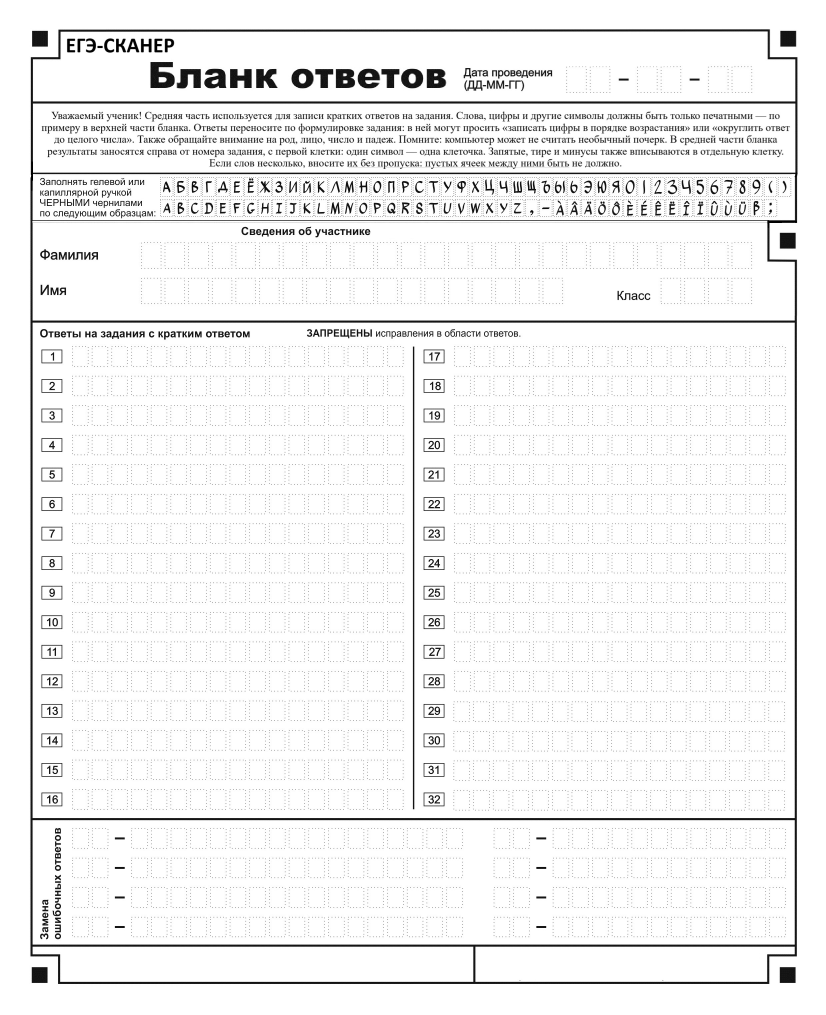
#> input picture frontend/src/resources/шаблон бланка (1) (1).jpg, 2478 x 3043 px (shown at 1/3 size)
$ python -i scanner.py   (imports and definitions only)
#> lines starting #> are read from the running program, lines starting #| are printed output that depends on the picture; after the words box and inside, x2 and y2 are one past the last pixel; in counts of white or black regions, pixels touching at a corner belong together
import cv2
import numpy as np

# ╔══════════════════════════════════════════════════════════════╗
# ║                        CONFIG                               ║
# ╚══════════════════════════════════════════════════════════════╝
OUT_W, OUT_H = 1240, 1754

ROI_X_FRAC = 0.22
ROI_Y_FRAC = 0.22

MARKER_MIN_AREA_FRAC = 0.00005
MARKER_MAX_AREA_FRAC = 0.015
MARKER_ASPECT_MIN    = 0.40
MARKER_ASPECT_MAX    = 1.60
MARKER_FILL_MIN      = 0.40
MARKER_DARK_MAX      = 145

CANNY1, CANNY2       = 20, 80
MIN_PAPER_AREA_FRAC  = 0.15
BBOX_EXPAND          = 4


# ╔══════════════════════════════════════════════════════════════╗
# ║                      GEOMETRY                               ║
# ╚══════════════════════════════════════════════════════════════╝
# [33 lines left out: functions order_points, warp_to_rect, not called in this run]


def bbox_outer_corner(bbox, which, expand=BBOX_EXPAND):
    x, y, w, h = bbox
    return {
        "TL": np.float32([x-expand,   y-expand  ]),
        "TR": np.float32([x+w+expand, y-expand  ]),
        "BR": np.float32([x+w+expand, y+h+expand]),
        "BL": np.float32([x-expand,   y+h+expand]),
    }[which]


def fine_warp(img_rgb, markers, out_w=OUT_W, out_h=OUT_H):
    src = np.float32([
        bbox_outer_corner(markers["TL"]["bbox_full"], "TL"),
        bbox_outer_corner(markers["TR"]["bbox_full"], "TR"),
        bbox_outer_corner(markers["BR"]["bbox_full"], "BR"),
        bbox_outer_corner(markers["BL"]["bbox_full"], "BL"),
    ])
    dst = np.float32([[0,0],[out_w-1,0],[out_w-1,out_h-1],[0,out_h-1]])
    M   = cv2.getPerspectiveTransform(src, dst)
    return cv2.warpPerspective(img_rgb, M, (out_w, out_h)), M, src


# ╔══════════════════════════════════════════════════════════════╗
# ║                    PREPROCESSING                            ║
# ╚══════════════════════════════════════════════════════════════╝
def get_binary_maps(img_bgr):
    gray = cv2.cvtColor(img_bgr, cv2.COLOR_BGR2GRAY)
    out  = {}

    blur = cv2.GaussianBlur(gray, (5, 5), 0)
    _, t = cv2.threshold(blur, 0, 255, cv2.THRESH_BINARY_INV + cv2.THRESH_OTSU)
    out["otsu"] = t

    blur2 = cv2.GaussianBlur(gray, (3, 3), 0)
    t2    = cv2.adaptiveThreshold(blur2, 255,
                                   cv2.ADAPTIVE_THRESH_GAUSSIAN_C,
                                   cv2.THRESH_BINARY_INV, 51, 10)
    k     = cv2.getStructuringElement(cv2.MORPH_RECT, (3, 3))
    out["adaptive"] = cv2.morphologyEx(t2, cv2.MORPH_OPEN, k)

    clahe = cv2.createCLAHE(clipLimit=3.0, tileGridSize=(8, 8))
    enh   = clahe.apply(gray)
    blur3 = cv2.GaussianBlur(enh, (5, 5), 0)
    _, t3 = cv2.threshold(blur3, 0, 255, cv2.THRESH_BINARY_INV + cv2.THRESH_OTSU)
    out["clahe"] = t3

    bk    = cv2.getStructuringElement(cv2.MORPH_RECT, (31, 31))
    bh    = cv2.morphologyEx(gray, cv2.MORPH_BLACKHAT, bk)
    bh    = cv2.normalize(bh, None, 0, 255, cv2.NORM_MINMAX)
    _, t4 = cv2.threshold(bh, 0, 255, cv2.THRESH_BINARY + cv2.THRESH_OTSU)
    out["blackhat"] = t4

    return gray, out


# ╔══════════════════════════════════════════════════════════════╗
# ║                   MARKER DETECTION                          ║
# ╚══════════════════════════════════════════════════════════════╝
def find_marker_in_roi(roi_bin, roi_gray, img_area, corner_name,
                       roi_offset_xy, full_gray):
    rH, rW = roi_gray.shape
    ox, oy = roi_offset_xy

    min_area = MARKER_MIN_AREA_FRAC * img_area
    max_area = MARKER_MAX_AREA_FRAC * img_area

    # Find contours to get perimeter (for circularity)
    contours, _ = cv2.findContours(roi_bin, cv2.RETR_EXTERNAL, cv2.CHAIN_APPROX_SIMPLE)

    corner_ref = {
        "TL": (0, 0),
        "TR": (rW, 0),
        "BR": (rW, rH),
        "BL": (0, rH)
    }[corner_name]

    candidates = []
    for cnt in contours:
        area = cv2.contourArea(cnt)
        if not (min_area <= area <= max_area):
            continue

        x, y, w, h = cv2.boundingRect(cnt)
        if w == 0 or h == 0:
            continue
        ar = w / float(h)
        if not (MARKER_ASPECT_MIN <= ar <= MARKER_ASPECT_MAX):
            continue

        fill = area / float(w * h)
        if fill < MARKER_FILL_MIN:
            continue

        # Circularity: 4π * area / perimeter²  (1.0 for a perfect circle)
        perimeter = cv2.arcLength(cnt, True)
        if perimeter > 0:
            circularity = 4 * np.pi * area / (perimeter * perimeter)
        else:
            circularity = 0
        if circularity < 0.5:          # reject non‑circular blobs
            continue

        # Dark enough?
        gx1, gy1 = ox + x, oy + y
        patch = full_gray[gy1:gy1+h, gx1:gx1+w]
        if patch.size == 0:
            continue
        mean_val = float(np.mean(patch))
        if mean_val > MARKER_DARK_MAX:
            continue

        # Distance to expected corner
        cx, cy = x + w/2, y + h/2
        dist = np.hypot(cx - corner_ref[0], cy - corner_ref[1])
        max_dist = np.hypot(rW, rH)
        norm_dist = dist / max_dist

        darkness = 1.0 - (mean_val / 255.0)

        # Score: closer to corner, darker, rounder, higher fill
        score = (0.4 * (1.0 - norm_dist) +
                 0.3 * darkness +
                 0.2 * circularity +
                 0.1 * fill)

        candidates.append({
            "score": score,
            "center_full": (ox + float(cx), oy + float(cy)),
            "bbox_full": (ox + int(x), oy + int(y), int(w), int(h)),
            "area": area,
            "fill": fill,
            "mean_gray": mean_val,
            "circularity": circularity,
            "dist": dist
        })

    if not candidates:
        return None
    candidates.sort(key=lambda c: c["score"], reverse=True)
    return candidates[0]
# [77 lines left out: function refine_marker_in_roi, not called in this run]

def detect_4_markers(img_rgb, roi_x_frac, roi_y_frac, debug=False, label=""):
    H, W = img_rgb.shape[:2]
    img_bgr = cv2.cvtColor(img_rgb, cv2.COLOR_RGB2BGR)
    full_gray, strategies = get_binary_maps(img_bgr)
    img_area = H * W

    rx = int(W * roi_x_frac)
    ry = int(H * roi_y_frac)
    rois = {
        "TL": (0,      0,      rx, ry),
        "TR": (W - rx, 0,      rx, ry),
        "BR": (W - rx, H - ry, rx, ry),
        "BL": (0,      H - ry, rx, ry),
    }

    best_result = None
    best_total_score = -1

    for sname, full_bin in strategies.items():
        markers = {}
        total = 0.0
        ok = True

        for corner, (cx, cy, cw, ch) in rois.items():
            roi_bin = full_bin[cy:cy+ch, cx:cx+cw]
            roi_gray = full_gray[cy:cy+ch, cx:cx+cw]
            m = find_marker_in_roi(roi_bin, roi_gray, img_area,
                                   corner, (cx, cy), full_gray)
            if m is None:
                ok = False
                break
            markers[corner] = m
            total += m["score"]

        if ok and total > best_total_score:
            best_total_score = total
            best_result = (sname, markers)

    if best_result is None:
        return None

    sname, markers = best_result

    # --- Outlier correction ---
    areas = [m["area"] for m in markers.values()]
    median_area = np.median(areas)
    outlier_corners = []
    for corner, m in markers.items():
        if m["area"] < 0.5 * median_area or m["area"] > 2.0 * median_area:
            outlier_corners.append(corner)

    if outlier_corners:
        if debug:
            print(f"[{label}] Outlier corners: {outlier_corners}")
        for corner in outlier_corners:
            cx, cy, cw, ch = rois[corner]
            roi_gray = full_gray[cy:cy+ch, cx:cx+cw]
            better = refine_marker_in_roi(roi_gray, median_area, (cx, cy), full_gray, corner)
            if better is not None:
                markers[corner] = better
                if debug:
                    print(f"  Refined {corner}: area={better['area']:.1f}")
            else:
                if debug:
                    print(f"  No better candidate for {corner}")

    if debug:
        print(f"[{label}] strategy='{sname}' score={best_total_score:.3f}")
        for k, m in markers.items():
            print(f"  {k}: center={m['center_full']} "
                  f"mean={m['mean_gray']:.1f} area={m['area']:.1f} "
                  f"circ={m.get('circularity',0):.2f}")

    return markers

def verify_and_fix_marker_orientation(markers, img_shape):
    H, W   = img_shape[:2]
    cx_im  = W / 2.0
    cy_im  = H / 2.0

    def quadrant(center):
        x, y = center
        if x <= cx_im and y <= cy_im: return "TL"
        if x >  cx_im and y <= cy_im: return "TR"
        if x >  cx_im and y >  cy_im: return "BR"
        return "BL"

    relabelled = {quadrant(m["center_full"]): m for m in markers.values()}
    if set(relabelled.keys()) == {"TL","TR","BR","BL"}:
        return relabelled
    return markers


# [39 lines left out: function find_paper_quad, not called in this run]

# ╔══════════════════════════════════════════════════════════════╗
# ║                    MAIN PIPELINE                            ║
# ╚══════════════════════════════════════════════════════════════╝
def scan_image(image_path: str, debug: bool = False) -> np.ndarray:
    """
    Full pipeline: load image → detect paper → warp → align to markers.
    Returns the final aligned RGB image (1240 × 1754).
    Raises RuntimeError on failure.
    """
#> called with debug = False
    img_bgr = cv2.imread(image_path)
#> img_bgr is the input picture: shape (3043, 2478, 3); min 0, max 255, mean 242.4
    if img_bgr is None:
        raise RuntimeError(f"Cannot read image: {image_path}")

    img_rgb = cv2.cvtColor(img_bgr, cv2.COLOR_BGR2RGB)
    H, W    = img_rgb.shape[:2]
#> H = 3043; W = 2478

    if debug:
        print(f"[scan] Loaded: {image_path}  ({W}×{H})")

       # Try default ROI
    markers = detect_4_markers(img_rgb, ROI_X_FRAC, ROI_Y_FRAC,
                               debug=debug, label="ModeA")
#> in get_binary_maps, `_, t = cv2.threshold(blur, 0, 255, cv2.THRESH_BINARY_INV + cv2.THRESH_..`:
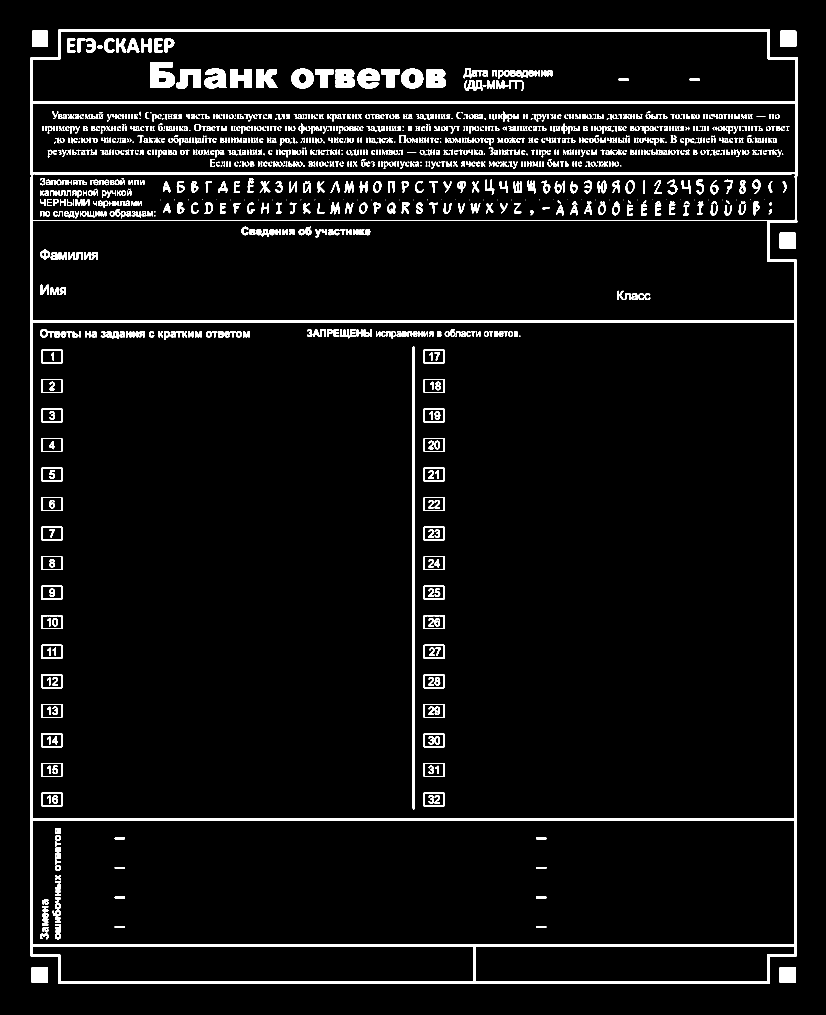
#> t: shape (3043, 2478) (shown at 1/3 size); 4.9% white; 1481 white regions (272 under 20 px), largest, box (x1, y1, x2, y2) and area: (91, 88, 2393, 2952) 151118, (1238, 1040, 1243, 2428) 6937, (451, 186, 524, 264) 4418
#> in get_binary_maps, `t2    = cv2.adaptiveThreshold(blur2, 255, cv2.ADAPTIVE_THRESH_GAUSSIAN..`:
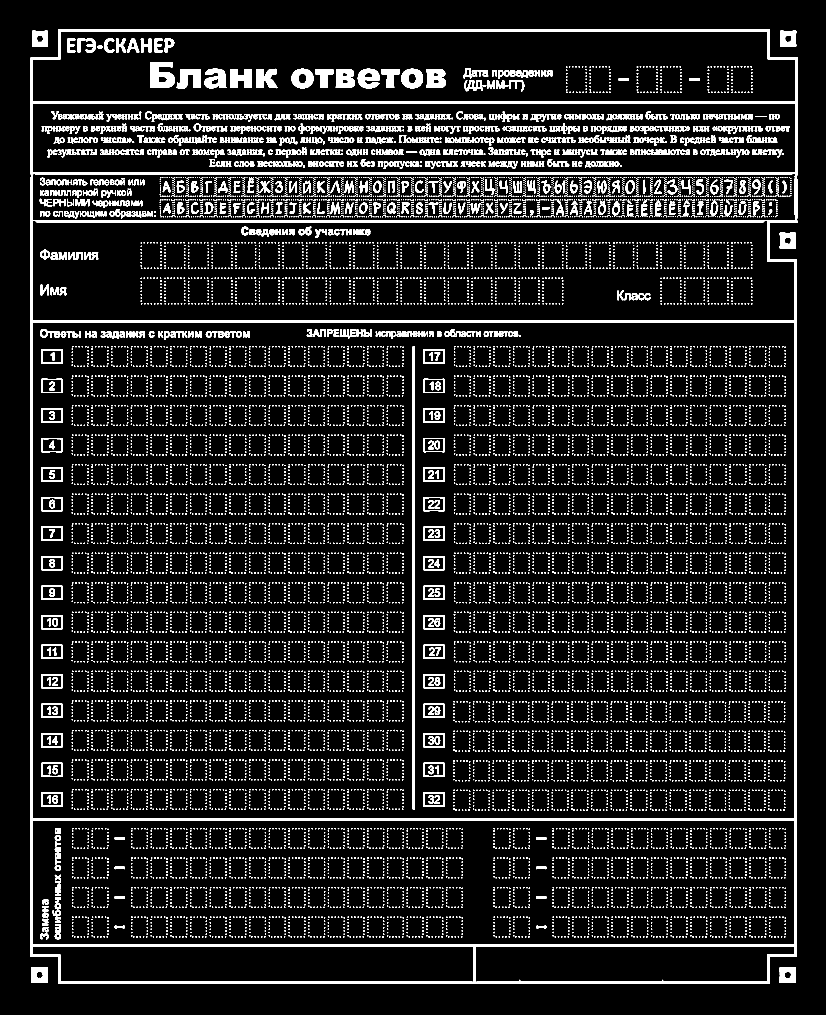
#> t2: shape (3043, 2478) (shown at 1/3 size); 8.6% white; 19795 white regions (18862 under 20 px), largest, box (x1, y1, x2, y2) and area: (91, 88, 2393, 2952) 159968, (1238, 1039, 1244, 2429) 6971, (451, 186, 524, 264) 4218
#> in get_binary_maps, `_, t3 = cv2.threshold(blur3, 0, 255, cv2.THRESH_BINARY_INV + cv2.THRES..`: t3: shape (3043, 2478); 5.1% white; 1167 white regions (84 under 20 px), largest, box (x1, y1, x2, y2) and area: (91, 88, 2393, 2952) 155216, (1238, 1039, 1243, 2428) 6940, (451, 186, 524, 264) 4427
#> in get_binary_maps, `bh    = cv2.morphologyEx(gray, cv2.MORPH_BLACKHAT, bk)`:
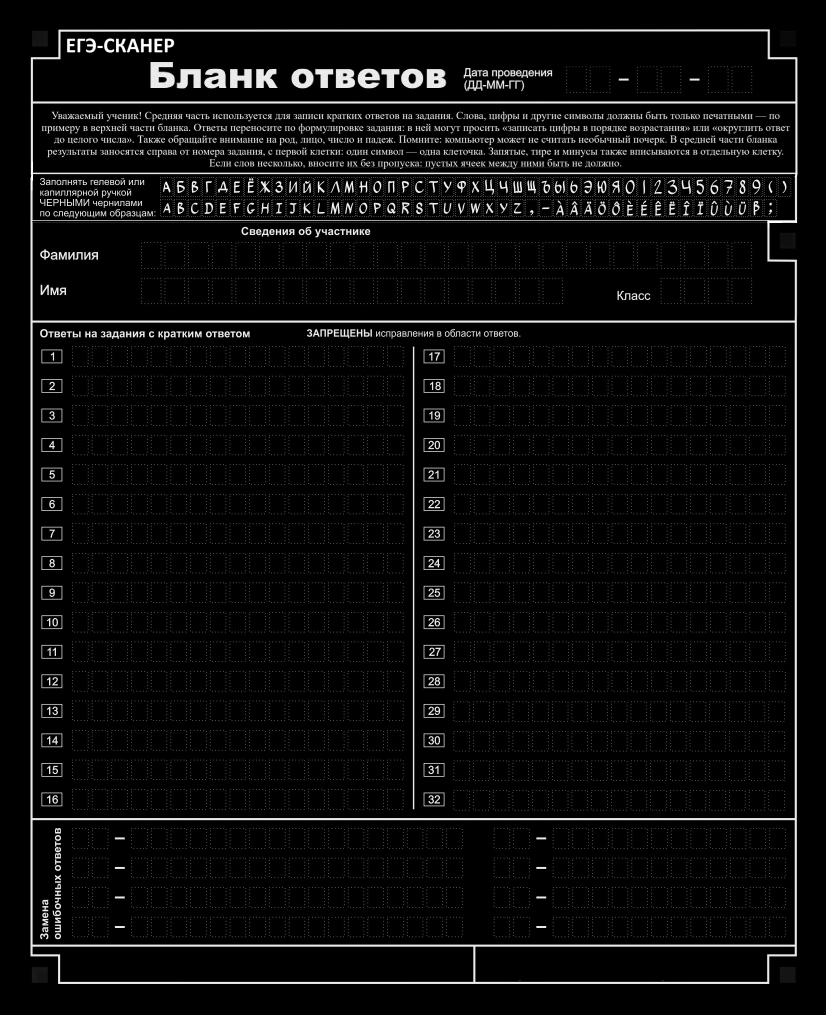
#> bh: shape (3043, 2478) (shown at 1/3 size); min 0, max 255, mean 12.3
#> in get_binary_maps, `_, t4 = cv2.threshold(bh, 0, 255, cv2.THRESH_BINARY + cv2.THRESH_OTSU)`:
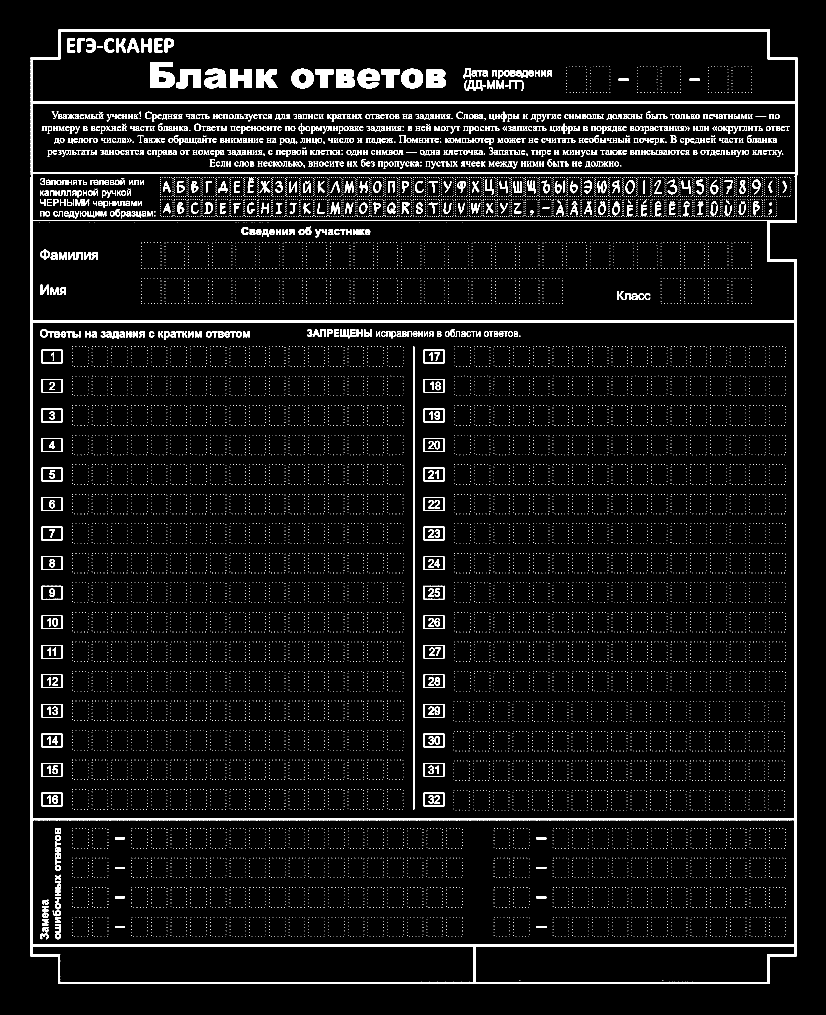
#> t4: shape (3043, 2478) (shown at 1/3 size); 5% white; 19976 white regions (18933 under 20 px), largest, box (x1, y1, x2, y2) and area: (91, 88, 2393, 2952) 140771, (1239, 1040, 1243, 2428) 5552, (451, 186, 524, 264) 4254
#> in detect_4_markers, `full_gray, strategies = get_binary_maps(img_bgr)`: strategies = 4 items
#> the loop in detect_4_markers, `for sname, full_bin in strategies.items():` made 4 passes
#> (sname, best_total_score) on pass 1: ('otsu', 3.39)
#> sname on passes 2 to 4: 'adaptive', 'clahe', 'blackhat'
#> after the loop in detect_4_markers, `for sname, full_bin in strategies.items():`:
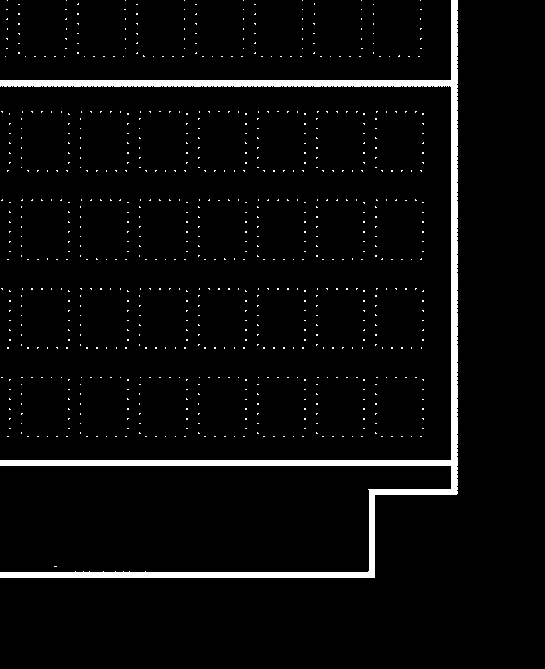
#> roi_bin: shape (669, 545); 3.9% white; 776 white regions (775 under 20 px), largest, box (x1, y1, x2, y2) and area: (0, 0, 458, 578) 12348
#> after the loop in detect_4_markers, `for sname, full_bin in strategies.items():`: best_total_score = 3.39
#> in detect_4_markers, `sname, markers = best_result`: sname = 'otsu'; markers = 4 items
#> in detect_4_markers, `areas = [m["area"] for m in markers.values()]`: areas = [2207, 2205.5, 2207, 2207]
#> in detect_4_markers, `median_area = np.median(areas)`: median_area = 2207
#> the loop in detect_4_markers, `for corner, m in markers.items():` made 4 passes
#> corner on passes 1 to 4: 'TL', 'TR', 'BR', 'BL'
#> after the loop in detect_4_markers, `for corner, m in markers.items():`: outlier_corners = []
#> markers = 4 items
    if markers is None:
        # Try expanded ROI (e.g., 30%)
        if debug:
            print("[scan] Default ROI failed, trying expanded ROI (0.30)")
        markers = detect_4_markers(img_rgb, 0.30, 0.30,
                                   debug=debug, label="ModeA_expanded")

    if markers is not None:
        markers = verify_and_fix_marker_orientation(markers, img_rgb.shape)
        roi, _, _ = fine_warp(img_rgb, markers)
#> in fine_warp, `src = np.float32([ bbox_outer_corner(markers["TL"]["bbox_full"], "TL")..`: src = [[92, 88], [2393, 88], [2391, 2953], [91, 2953]]
#> in fine_warp, `M   = cv2.getPerspectiveTransform(src, dst)`: M = [[0.538, 0.000188, -49.55], [0, 0.612, -53.82], [1.94e-20, -1.52e-07, 1]]
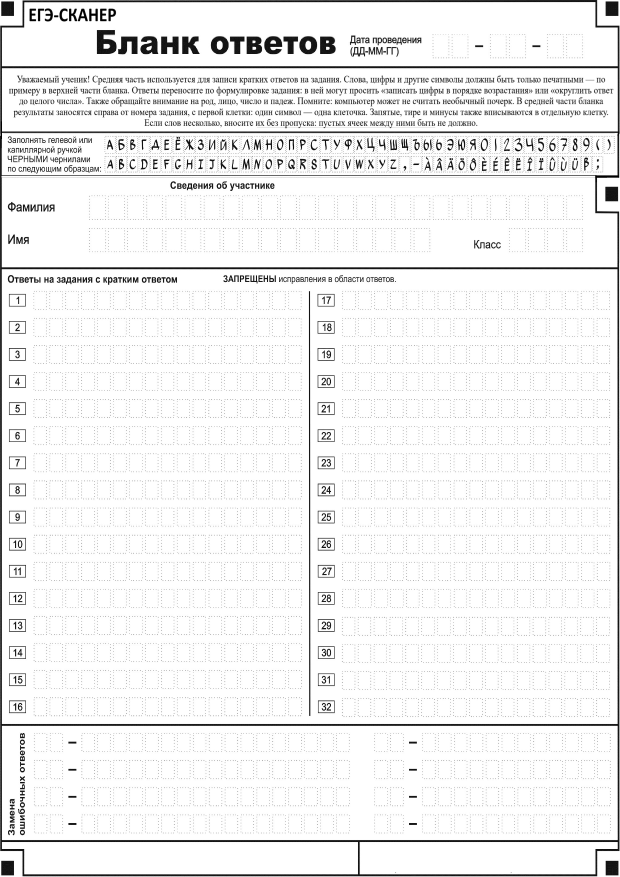
#> roi: shape (1754, 1240, 3) (shown at 1/2 size); min 0, max 255, mean 240.6
        if debug:
            print("[scan] Mode A success")
        return roi

    # Mode B — find paper boundary first
    if debug:
        print("[scan] Mode A failed — trying Mode B")
    paper_quad = find_paper_quad(img_bgr)
    if paper_quad is None:
        raise RuntimeError("Cannot find paper boundary in image.")

    paper_warp, _ = warp_to_rect(img_rgb, paper_quad, OUT_W, OUT_H)

    markers = detect_4_markers(paper_warp, ROI_X_FRAC, ROI_Y_FRAC,
                                debug=debug, label="ModeB")
    if markers is None:
        raise RuntimeError("Cannot detect 4 corner markers on warped paper.")

    markers = verify_and_fix_marker_orientation(markers, paper_warp.shape)
    roi, _, _ = fine_warp(paper_warp, markers)
    if debug:
        print("[scan] Mode B success")
    return roi

>>> result = scan_image('../frontend/src/resources/шаблон бланка (1) (1).jpg')
